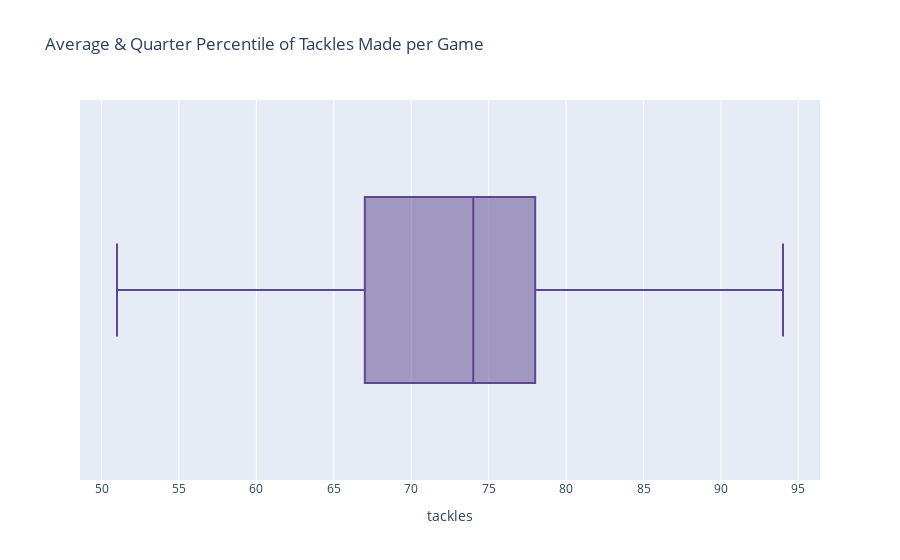

The notebook cell saved with this chart:
### Markdown cell above
The league's distribution of tackles per game skews right, with the highest number of games recording anywhere between `65` and `80` `tackles.

Let's break this down further.

### Code cell
fig = px.box(agg_data, x="tackles",
                   title='Average & Quarter Percentile of Tackles Made per Game',
                   color_discrete_sequence=px.colors.qualitative.Prism)

fig.show()

### Figure 1 — Plotly figure (JSON) as saved in the notebook; plotly's stock layout.template omitted (floating-point values rounded to 4 significant figures; data arrays with more than 128 entries replaced by an {"elided": "..."} marker saying what was removed)
{"data": [{"alignmentgroup": "True", "hovertemplate": "tackles=%{x}<extra></extra>", "legendgroup": "", "marker": {"color": "rgb(95, 70, 144)"}, "name": "", "notched": false, "offsetgroup": "", "orientation": "h", "showlegend": false, "type": "box", "x": {"elided": "136 int values"}, "x0": " ", "xaxis": "x", "y0": " ", "yaxis": "y"}], "layout": {"autosize": true, "boxmode": "group", "legend": {"tracegroupgap": 0}, "title": {"text": "Average & Quarter Percentile of Tackles Made per Game"}, "xaxis": {"anchor": "y", "autorange": true, "domain": [0, 1], "range": [48.61, 96.39], "title": {"text": "tackles"}, "type": "linear"}, "yaxis": {"anchor": "x", "autorange": true, "domain": [0, 1], "range": [-0.5, 0.5], "type": "category"}}}
